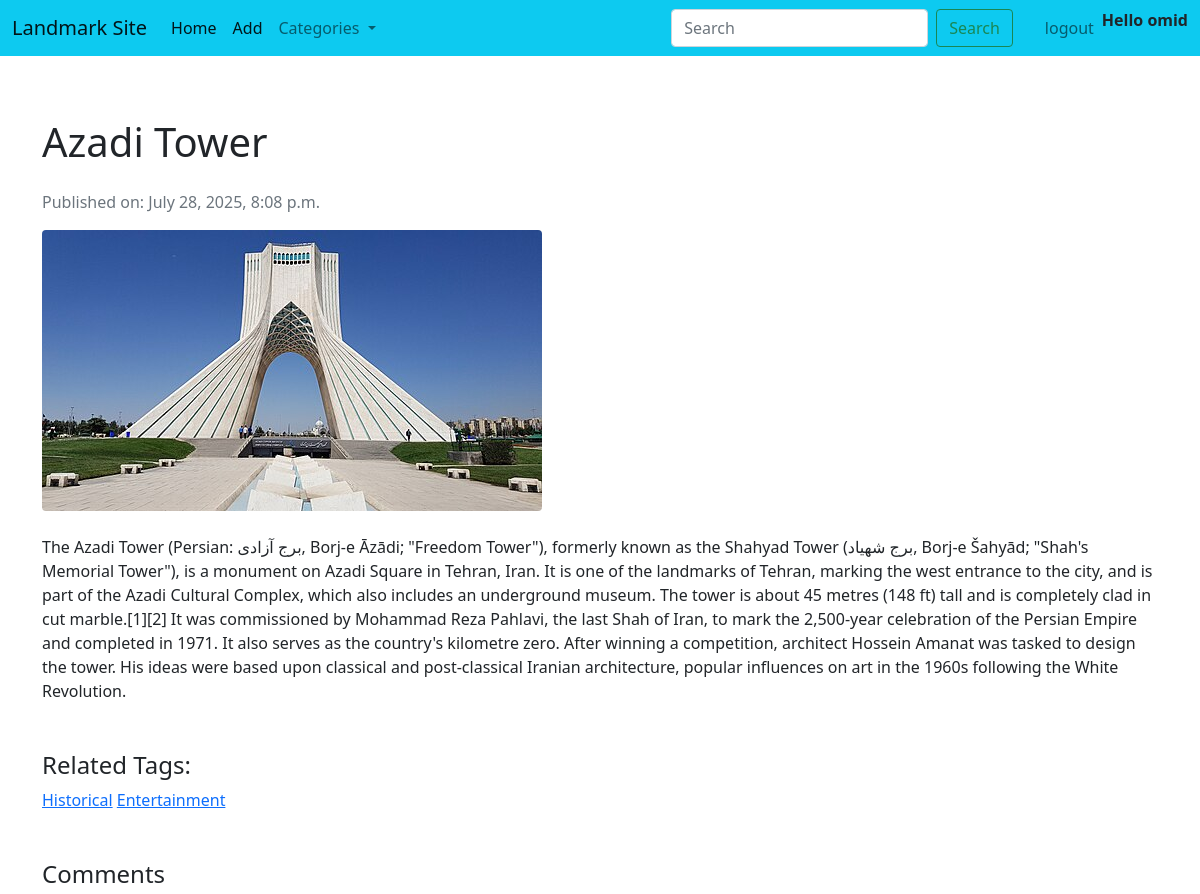
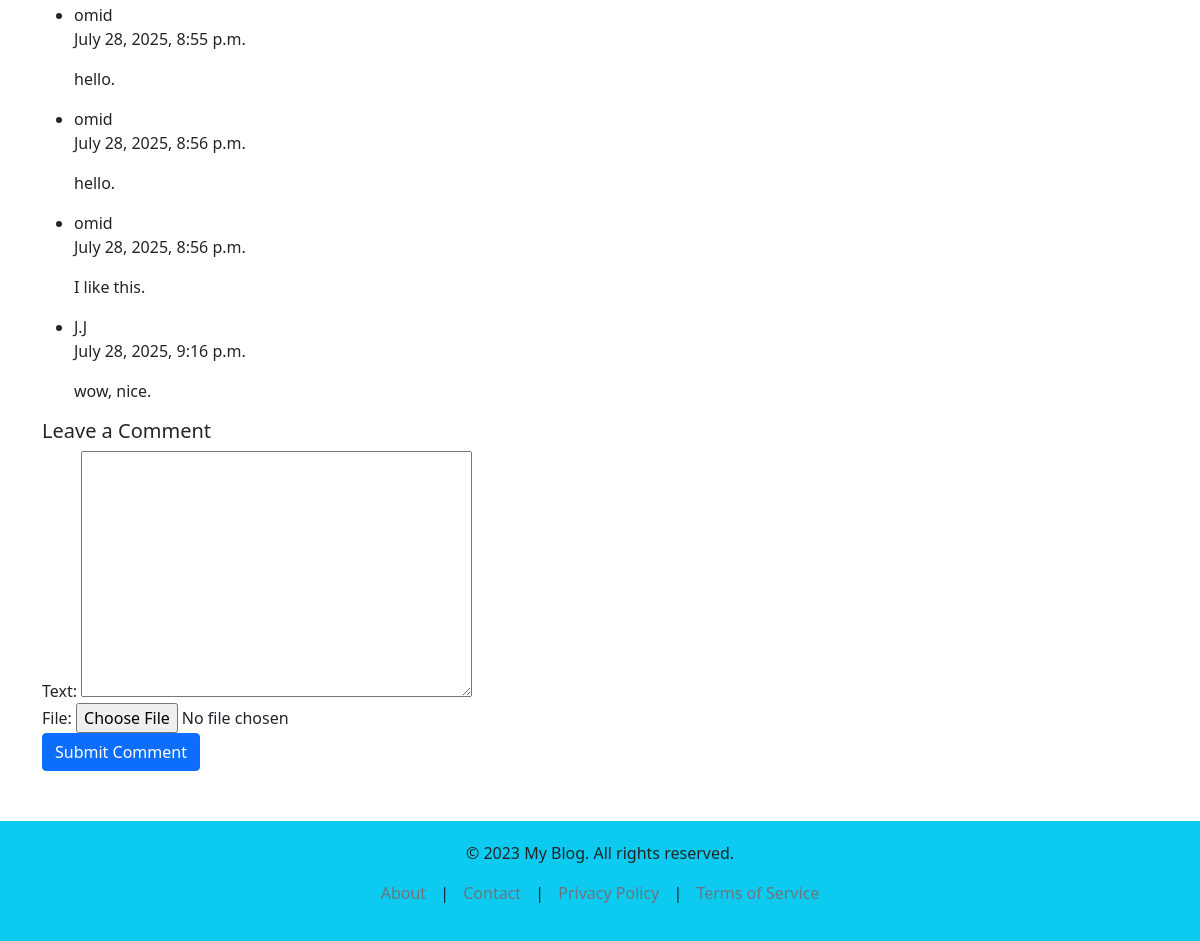
The page /landmarks/1/ (signed in) on the database its author committed (2 pictures, top to bottom).
### landmarks/models.py (models this page shows, shortened)
class Landmark(models.Model):
    name = models.CharField(max_length=255)
    description = models.TextField()
    created = models.DateTimeField(auto_now=True)
    images = models.ImageField(upload_to='landmarkdata', null=True)
    tag = models.ManyToManyField(Tag)

class Tag(models.Model):
    title = models.CharField(max_length=255)
    def __str__(self):
        return self.title

class Comment(models.Model):
    text = models.TextField(blank=True)
    landmark= models.ForeignKey(Landmark, on_delete=models.CASCADE, related_name='comments')
    file = models.FileField(upload_to='userdata' ,blank=True, null=True)
    created = models.DateTimeField(auto_now_add=True, null=True)
    user = models.ForeignKey(User, on_delete=models.CASCADE, null=True)

### landmarks/views.py (the view)
# urls.py: path('<int:id>/', views.landmark, name='single_place'),
def landmark(request,id):
    requested_landmark = get_object_or_404(Landmark, id=id)
    comments = requested_landmark.comments.all()
    tags = requested_landmark.tag.all()
    if request.method == 'POST':
        form = CommentForm(request.POST)
        if form.is_valid():
            comment = form.save(commit=False)
            comment.landmark = requested_landmark
            comment.user = request.user
            comment.save()
            url = reverse('single_place', args=[id])
            return redirect(url)
    else:
        form = CommentForm()
    return render(request, 'landmarks/place.html', context={
                                                            'landmark': requested_landmark,
                                                            'form': form,
                                                            'comments': comments,
                                                            'tags': tags
                                                            })

### landmarks/forms.py (shortened to what this page needs)
class CommentForm(forms.ModelForm):
    class Meta:
        model = Comment
        fields = '__all__'
        exclude = ['landmark', 'user']

### landmarks/context_processor.py (called while the page is built)
def categories(request):
    tags = Tag.objects.all()
    return{'tags': tags}

### landmarks/templates/landmarks/place.html (shortened to what this page needs)
{% extends 'base.html' %}
{% load static %}
{% block content %}
  <div class="container mt-5">
    <div class="row">
      <div class="col-md-12">
        <h1 class="mb-4">{{ landmark.name }}</h1>
        <p class="text-muted">Published on: {{landmark.created}}</p>
        <img src="{{landmark.images.url}}" class="img-fluid rounded mb-4" alt="Post Image">
        <div class="post-content">
          <p>{{ landmark.description }}</p>
        </div>
        <div class="mt-5">
          <h4>Related Tags:</h4>
          {% for tag in tags %}
          <a href="{%url 'read' tag.id%}" class="tag">{{ tag.title }}</a>
          {% endfor %}
        </div>
        <div class="comment-section mt-5">
          <h4>Comments</h4>
          <ul class="comment-list">
            {% for comment in comments %}
              <li class="comment-item">
                <div class="comment-author">{{ comment.user }}</div>
                <p>{{ comment.created }}</p>
                <p>{{ comment.text }}</p>
              </li>
            {% endfor %}
          </ul>
           {% if user.is_authenticated %}
            <div class="comment-form">
              <h5>Leave a Comment</h5>
              <form action="" method="post">
                {{ form }}
                <button type="submit" class="btn btn-primary">Submit Comment</button>
              </form>
            </div>
          {% else %}
            <h4 class="text-danger">Please login to commit comment</h4>
          {% endif %}
        </div>
      </div>
    </div>
  </div>
{% endblock content %}

### templates/base.html (shortened to what this page needs)
{% load static %}
<!DOCTYPE html>
<html lang="en">
<head>
  <link href="{% static 'bootstrap/css/bootstrap.min.css' %}" rel="stylesheet">
  <link rel="stylesheet" href="{% static 'style.css' %}">
</head>
<body>
  <nav class="navbar navbar-expand-lg navbar-light bg-info fixed-top">
    <div class="container-fluid">
      <a class="navbar-brand" href="#">Landmark Site</a>
      <div class="collapse navbar-collapse justify-content-between" id="navbarNav">
        <ul class="navbar-nav me-auto">
          <li><a class="nav-link active" aria-current="page" href="http://127.0.0.1:8000/landmarks/home/">Home</a></li>
          <li><a class="nav-link active" aria-current="page" href="http://127.0.0.1:8000/landmarks/add/">Add</a></li>
          <li class="nav-item dropdown">
            <a class="nav-link dropdown-toggle" href="#" id="navbarDropdown" role="button" data-bs-toggle="dropdown" aria-expanded="false">
              Categories
            </a>
          </li>
        </ul>
        <form class="d-flex me-4" role="search" action="{%url 'search'%}">
          <input class="form-control me-2" type="search" placeholder="Search" aria-label="Search" name = 'query'>
          <button class="btn btn-outline-success" type="submit">Search</button>
        </form>
        <ul class="navbar-nav">
          {% if not user.is_authenticated %}
            <li class="nav-item">
              <a class="nav-link" href="{% url 'login' %}">Login</a>
            </li>
            <li class="nav-item">
              <a class="nav-link" href="{% url 'register' %}">Register</a>
            </li>
          {% else %}
            <li class="nav-item">
              <a class="nav-link" href="{% url 'logout' %}">logout</a>
            </li>
            <li class="nav-item">
              <p class="fw-bolder">Hello {{ user.username }} </p>
            </li>
          {% endif %}
        </ul>
      </div>
    </div>
  </nav>
{% block content %}{% endblock content %}
  <footer class="bg-info">
    <div class="container sticky-bottom">
      <p>&copy; 2023 My Blog. All rights reserved.</p>
      <p>
        <a href="#" class="link-secondary">About</a> |
        <a href="#" class="link-secondary">Contact</a> |
        <a href="#" class="link-secondary">Privacy Policy</a> |
        <a href="#" class="link-secondary">Terms of Service</a>
      </p>
    </div>
  </footer>
</body>
</html>

### static/style.css (style rules this page uses)
body { padding-top: 70px; }
footer { background-color: #f8f9fa; padding: 20px 0; text-align: center; margin-top: 50px; }
footer a { color: #007bff; text-decoration: none; margin: 0 10px; }

### rows shown on the page
Landmark: name "Azadi Tower", created "July 28, 2025, 8:08 p.m.", images (picture), description "The Azadi Tower (Persian: برج آزادی, Borj-e Āzādi; \"Freedom Tower\"), formerly known as the Shahyad Tower (برج شهیاد, Borj-e Šahyād; \"Shah's Memorial Tower\"), is a monument on Azadi Square in Tehran, Iran. It is one of the landmarks of Tehran, marking the west entrance to the city, and is part of the Azadi Cultural Complex, which also includes an underground museum. The tower is about 45 metres (148 ft) tall and is completely clad in cut marble.[1][2] It was commissioned by Mohammad Reza Pahlavi, the last Shah of Iran, to mark the 2,500-year celebration of the Persian Empire and completed in 1971. It also serves as the country's kilometre zero. After winning a competition, architect Hossein…"
Tag: title "Historical"
Tag: title "Entertainment"
Comment: user "omid", created "July 28, 2025, 8:55 p.m.", text "hello."
Comment: user "omid", created "July 28, 2025, 8:56 p.m.", text "hello."
Comment: user "omid", created "July 28, 2025, 8:56 p.m.", text "I like this."
Comment: user "J.J", created "July 28, 2025, 9:16 p.m.", text "wow, nice."

### other values the page prints
{{ user.username }} "omid"
